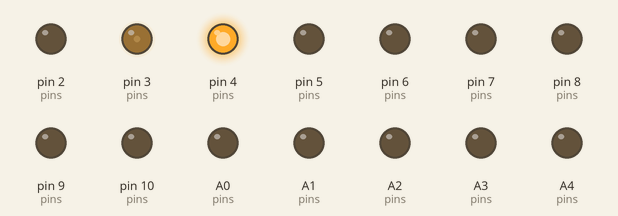
The sketch below on a simulated Arduino Uno, built with avr-gcc and run on an emulated ATmega328P. Parts: output pins drawn as LEDs (lit = HIGH).

Above: at 0.1 s.
Timing chart, 0 to 1.6 s (numbered marks = the images above):
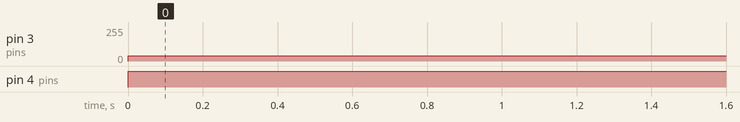

The sketch:

engine_control_final.ino
```cpp
  byte pins[5][3] = {
  {3, 2, 4},
  {6, 7, 8},
  {5, A4, A5},
  {9, A2, A3},
  {10, A1, A0}
  };
  byte eng_order[5] = {0, 1, 2, 3, 4};
/*
byte pins[5][3] = {
  {3, 2, 4},
  {6, 7, 8},
  {5, A4, A5},
  {9, A3, A2},
};
*/
void setup() {
  // put your setup code here, to run once:
  for (int i = 0; i < 5; i++)
    for (int j = 0; j < 3; j++)
      pinMode(pins[i][j], OUTPUT);
  Serial.begin(9600);
}

void loop() {
  // put your main code here, to run repeatedly:
  int a = - 40;
  /*
    for (int i = 0; i < 5; i++) {
    analogWrite(pins[i][0], abs(a));
    digitalWrite(pins[i][1], a >= 0);
    digitalWrite(pins[i][2], a < 0);
    delay(2000);
    analogWrite(pins[i][0], 0);
    }
    delay(10000);
  */
  for (int i = 0; i < 1; i++) {
    analogWrite(pins[i][0], abs(a));
    digitalWrite(pins[i][1], a >= 0);
    digitalWrite(pins[i][2], a < 0);
  }
  delay(2000);
  /*
  for (int i = 0; i < 4; i++) {
    analogWrite(pins[i][0], 0);
  }
  */

  delay(2000);

}
```

Measured:
- by itself, pin 3 (pins): 0/255 → 40/255 at 0.00 s
- by itself, pin 4 (pins): LOW → HIGH at 0.00 s
